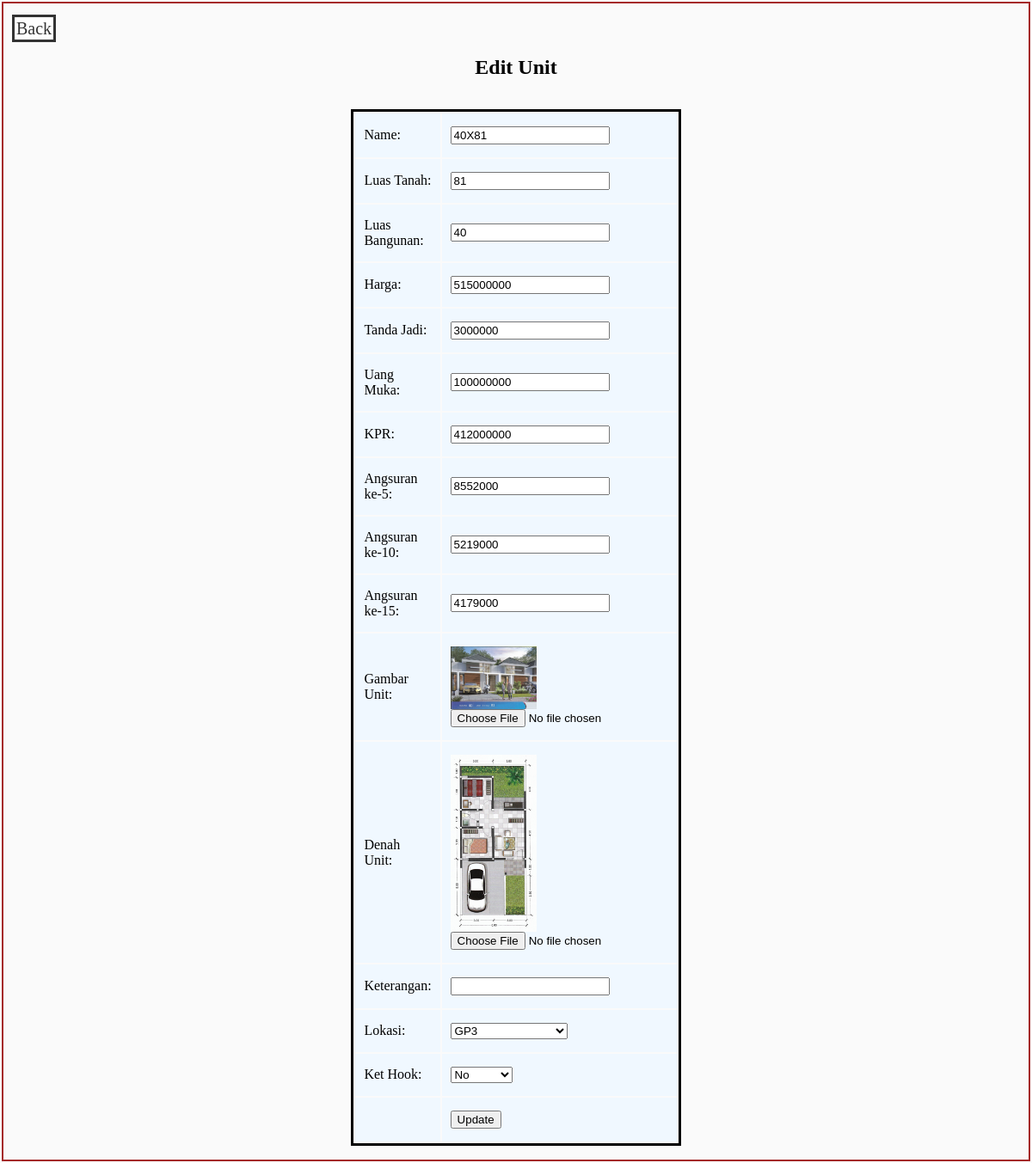
The page /actions/edit_unit.php?id=40X81 on the database its author committed.
### tables this page shows
CREATE TABLE `unit_tb` (
  `id_u` varchar(100) NOT NULL,
  `luas_tanah_u` int(100) NOT NULL,
  `luas_bangunan_u` int(100) NOT NULL,
  `harga_u` int(255) NOT NULL,
  `tanda_jadi_u` int(255) NOT NULL,
  `dp_u` int(255) NOT NULL,
  `kpr_u` int(255) NOT NULL,
  `angsuran_5_u` int(255) NOT NULL,
  `angsuran_10_u` int(255) NOT NULL,
  `angsuran_15_u` int(255) NOT NULL,
  `gambar_u` varchar(255) DEFAULT NULL,
  `denah_u` varchar(255) DEFAULT NULL,
  `ket_u` varchar(255) DEFAULT NULL,
  `id_lo` varchar(10) DEFAULT NULL,
  `hook_ket_u` varchar(3) DEFAULT NULL
);

### actions/edit_unit.php (the view, shortened to what this page needs)
<?php
include_once('../functions.php');
    if (isset($_GET['id']))
    {$id = $_GET['id'];
    }
    else {
        header("Location: ../index.php");
    }
    $result = mysqli_query($mysqli, "SELECT * FROM unit_tb WHERE id_u='$id'");
    while($row = mysqli_fetch_array($result))
    {
    $nama = $row['id_u'];
    $luasTan = $row['luas_tanah_u'];
    $luasBang = $row['luas_bangunan_u'];
    $harga = $row['harga_u'];
    $TanJad = $row['tanda_jadi_u'];
    $DP = $row['dp_u'];
    $KPR= $row['kpr_u'];
    $Ang5 = $row['angsuran_5_u'];
    $Ang10 = $row['angsuran_10_u'];
    $Ang15 = $row['angsuran_15_u'];
    $gambar=$row['gambar_u'];
    $denah=$row['denah_u'];
    $ket = $row['ket_u'];
    $lok = $row['id_lo'];
    $hook = $row['hook_ket_u'];
    }
?>
<html lang="en">
<head>
    <link rel="stylesheet" href="../pages/styles_pages.css">
</head>
<body>
        <br/>
        <a class="backLink" href='../mypage_admin.php'>Back</a>
        <h2>Edit Unit</h2>
        <form action="edit_unit.php" method="post" name="edit_unit" enctype="multipart/form-data">
            <table width="25%" border="0">
                <tr>
                    <td>Name:</td>
                    <td><input type="text" onkeypress="return event.charCode != 32" name="unit_id" value='<?php echo $nama;?>'></td>
                </tr>
                <tr>
                    <td>Luas Tanah:</td>
                    <td><input type="number" onkeypress="return event.charCode != 32" name="unit_luasTan" value=<?php echo $luasTan;?>></td>
                </tr>
                <tr>
                    <td>Luas Bangunan:</td>
                    <td><input type="number" onkeypress="return event.charCode != 32" name="unit_luasBang" value=<?php echo $luasBang;?>></td>
                </tr>
                <tr>
                    <td>Harga:</td>
                    <td><input type="number" onkeypress="return event.charCode != 32" name="unit_harga" value=<?php echo $harga;?>></td>
                </tr>
                <tr>
                    <td>Tanda Jadi:</td>
                    <td><input type="text" onkeypress="return event.charCode != 32" name="unit_TanJad" value=<?php echo $TanJad;?>></td>
                </tr>
                <tr>
                    <td>Uang Muka:</td>
                    <td><input type="text" onkeypress="return event.charCode != 32" name="unit_DP" value=<?php echo $DP;?>></td>
                </tr>
                <tr>
                    <td>KPR:</td>
                    <td><input type="text" onkeypress="return event.charCode != 32" name="unit_KPR" value=<?php echo $KPR;?>></td>
                </tr>
                <tr>
                    <td>Angsuran ke-5:</td>
                    <td><input type="text" onkeypress="return event.charCode != 32" name="unit_ang5" value=<?php echo $Ang5;?>></td>
                </tr>
                <tr>
                    <td>Angsuran ke-10:</td>
                    <td><input type="text" onkeypress="return event.charCode != 32" name="unit_ang10" value=<?php echo $Ang10;?>></td>
                </tr>
                <tr>
                    <td>Angsuran ke-15:</td>
                    <td><input type="text" onkeypress="return event.charCode != 32" name="unit_ang15" value=<?php echo $Ang15;?>></td>
                </tr>
                <tr>
                    <td>Gambar Unit:</td>
                    <td><img src="<?php echo "../$gambar"; ?>" width="100">
                    <input type="file" name="unit_gambar" ></td>
                </tr>
                <tr>
                    <td>Denah Unit:</td>
                    <td><img src="<?php echo "../$denah";?>" width="100">
                    <input type="file" name="unit_denah"></td>
                </tr>
                <tr>
                    <td>Keterangan:</td>
                    <td><input type="text" name="unit_ket" value='<?php echo $ket;?>'></td>
                </tr>
                <tr>
                    <td>Lokasi:</td>
                    <td>
                        <select name="unit_lok">
                            <option value=<?php echo $lok;?>><?php echo $lok;?></option>
                        </select>
                    </td>
                </tr>
                <tr>
                    <td>Ket Hook:</td>
                    <td>
                    <select name="unit_hook">
                            <option value='<?php echo $hook;?>'?><?php echo $hook;?></option>
                    </select>
                    </td>
                </tr>
                <tr >
                    <td><input type="hidden" name="id_temp" value=<?php echo $_GET['id'];?>>
                        <input type="hidden" name="denahLama" value=<?php echo $denah;?>></td>
                    <td ><input type="submit" name="Edit_Unit" value="Update" ></td>
                </tr>
            </table>
        </form>
</body>
</html>

### pages/styles_pages.css (style rules this page uses)
body { background-color: rgb(250, 250, 250); margin: 2px; border-style: solid; border-width: 2px; border-color: brown; }
h2 { text-align: center; }
tr { background-color: aliceblue; }
td { padding-top: 15px; padding-bottom: 15px; padding-left:10px; padding-right: 10px; }
table { margin-top: 35px; margin-left: auto; margin-right: auto; border-style: solid; border-color: black; border-width: 3px; }
a:link { text-decoration: none; }
.backLink { color:#333; background-color: white; border: 3px solid #333; font-size: 20px; margin: 10px; margin-top: 20px; padding: 2px; text-decoration: none; }

### rows shown on the page
unit_tb: unit_id "40X81", unit_luasTan "81", unit_luasBang "40", unit_harga "515000000", unit_TanJad "3000000", unit_DP "100000000", unit_KPR "412000000", unit_ang5 "8552000", unit_ang10 "5219000", unit_ang15 "4179000", gambar_u (picture), denah_u (picture), unit_lok "GP3", unit_hook "No"
